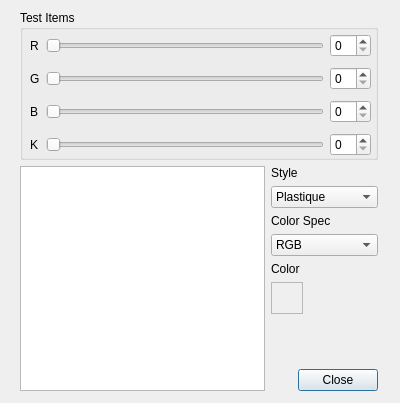
<?xml version="1.0" encoding="UTF-8"?>
<ui version="4.0">
 <class>Dialog</class>
 <widget class="QDialog" name="Dialog">
  <property name="geometry">
   <rect>
    <x>0</x>
    <y>0</y>
    <width>400</width>
    <height>403</height>
   </rect>
  </property>
  <property name="windowTitle">
   <string>Dialog</string>
  </property>
  <widget class="QWidget" name="">
   <property name="geometry">
    <rect>
     <x>20</x>
     <y>10</y>
     <width>358</width>
     <height>381</height>
    </rect>
   </property>
   <layout class="QGridLayout" name="gridLayout">
    <item row="0" column="0" colspan="2">
     <widget class="QGroupBox" name="grpBox">
      <property name="minimumSize">
       <size>
        <width>300</width>
        <height>150</height>
       </size>
      </property>
      <property name="title">
       <string>Test Items</string>
      </property>
      <widget class="QWidget" name="">
       <property name="geometry">
        <rect>
         <x>10</x>
         <y>20</y>
         <width>341</width>
         <height>131</height>
        </rect>
       </property>
       <layout class="QGridLayout" name="grpBoxLayout">
        <item row="0" column="0">
         <widget class="QLabel" name="label1">
          <property name="text">
           <string>R</string>
          </property>
         </widget>
        </item>
        <item row="0" column="1">
         <widget class="QSlider" name="horizontalSlider1">
          <property name="orientation">
           <enum>Qt::Horizontal</enum>
          </property>
         </widget>
        </item>
        <item row="0" column="2">
         <widget class="QSpinBox" name="spinBox1"/>
        </item>
        <item row="1" column="0">
         <widget class="QLabel" name="label2">
          <property name="text">
           <string>G</string>
          </property>
         </widget>
        </item>
        <item row="1" column="1">
         <widget class="QSlider" name="horizontalSlider2">
          <property name="orientation">
           <enum>Qt::Horizontal</enum>
          </property>
         </widget>
        </item>
        <item row="1" column="2">
         <widget class="QSpinBox" name="spinBox2"/>
        </item>
        <item row="2" column="0">
         <widget class="QLabel" name="label3">
          <property name="text">
           <string>B</string>
          </property>
         </widget>
        </item>
        <item row="2" column="1">
         <widget class="QSlider" name="horizontalSlider3">
          <property name="orientation">
           <enum>Qt::Horizontal</enum>
          </property>
         </widget>
        </item>
        <item row="2" column="2">
         <widget class="QSpinBox" name="spinBox3"/>
        </item>
        <item row="3" column="0">
         <widget class="QLabel" name="label4">
          <property name="text">
           <string>K</string>
          </property>
         </widget>
        </item>
        <item row="3" column="1">
         <widget class="QSlider" name="horizontalSlider4">
          <property name="orientation">
           <enum>Qt::Horizontal</enum>
          </property>
         </widget>
        </item>
        <item row="3" column="2">
         <widget class="QSpinBox" name="spinBox4"/>
        </item>
       </layout>
      </widget>
     </widget>
    </item>
    <item row="1" column="0">
     <widget class="QPlainTextEdit" name="debugOutput"/>
    </item>
    <item row="1" column="1">
     <layout class="QVBoxLayout" name="sideLayout">
      <item>
       <widget class="QLabel" name="styleLabel">
        <property name="text">
         <string>Style</string>
        </property>
       </widget>
      </item>
      <item>
       <widget class="QComboBox" name="styleBox">
        <item>
         <property name="text">
          <string>Plastique</string>
         </property>
        </item>
        <item>
         <property name="text">
          <string>Windows</string>
         </property>
        </item>
        <item>
         <property name="text">
          <string>WindowsXP</string>
         </property>
        </item>
        <item>
         <property name="text">
          <string>WindowsVista</string>
         </property>
        </item>
        <item>
         <property name="text">
          <string>Windows7</string>
         </property>
        </item>
       </widget>
      </item>
      <item>
       <widget class="QLabel" name="specLabel">
        <property name="text">
         <string>Color Spec</string>
        </property>
       </widget>
      </item>
      <item>
       <widget class="QComboBox" name="specBox">
        <item>
         <property name="text">
          <string>RGB</string>
         </property>
        </item>
        <item>
         <property name="text">
          <string>HSV</string>
         </property>
        </item>
        <item>
         <property name="text">
          <string>HSL</string>
         </property>
        </item>
        <item>
         <property name="text">
          <string>CMYK</string>
         </property>
        </item>
       </widget>
      </item>
      <item>
       <widget class="QLabel" name="colorLabel">
        <property name="text">
         <string>Color</string>
        </property>
       </widget>
      </item>
      <item>
       <widget class="QFrame" name="colorView">
        <property name="sizePolicy">
         <sizepolicy hsizetype="Fixed" vsizetype="Fixed">
          <horstretch>0</horstretch>
          <verstretch>0</verstretch>
         </sizepolicy>
        </property>
        <property name="minimumSize">
         <size>
          <width>32</width>
          <height>32</height>
         </size>
        </property>
        <property name="frameShape">
         <enum>QFrame::StyledPanel</enum>
        </property>
        <property name="frameShadow">
         <enum>QFrame::Sunken</enum>
        </property>
       </widget>
      </item>
      <item>
       <spacer name="verticalSpacer">
        <property name="orientation">
         <enum>Qt::Vertical</enum>
        </property>
        <property name="sizeHint" stdset="0">
         <size>
          <width>20</width>
          <height>40</height>
         </size>
        </property>
       </spacer>
      </item>
      <item>
       <widget class="QDialogButtonBox" name="buttonBox">
        <property name="orientation">
         <enum>Qt::Horizontal</enum>
        </property>
        <property name="standardButtons">
         <set>QDialogButtonBox::Close</set>
        </property>
       </widget>
      </item>
     </layout>
    </item>
   </layout>
  </widget>
 </widget>
 <resources/>
 <connections>
  <connection>
   <sender>buttonBox</sender>
   <signal>accepted()</signal>
   <receiver>Dialog</receiver>
   <slot>accept()</slot>
   <hints>
    <hint type="sourcelabel">
     <x>248</x>
     <y>254</y>
    </hint>
    <hint type="destinationlabel">
     <x>157</x>
     <y>274</y>
    </hint>
   </hints>
  </connection>
  <connection>
   <sender>buttonBox</sender>
   <signal>rejected()</signal>
   <receiver>Dialog</receiver>
   <slot>reject()</slot>
   <hints>
    <hint type="sourcelabel">
     <x>316</x>
     <y>260</y>
    </hint>
    <hint type="destinationlabel">
     <x>286</x>
     <y>274</y>
    </hint>
   </hints>
  </connection>
 </connections>
</ui>
